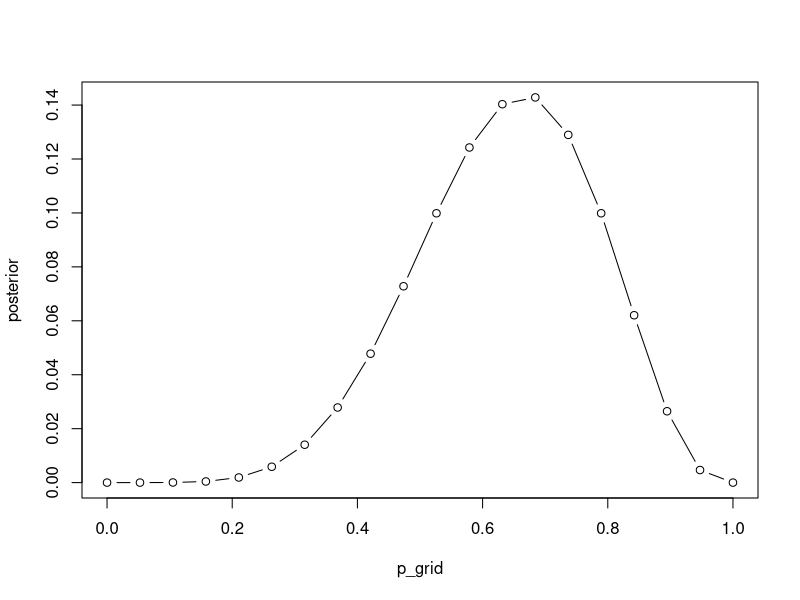
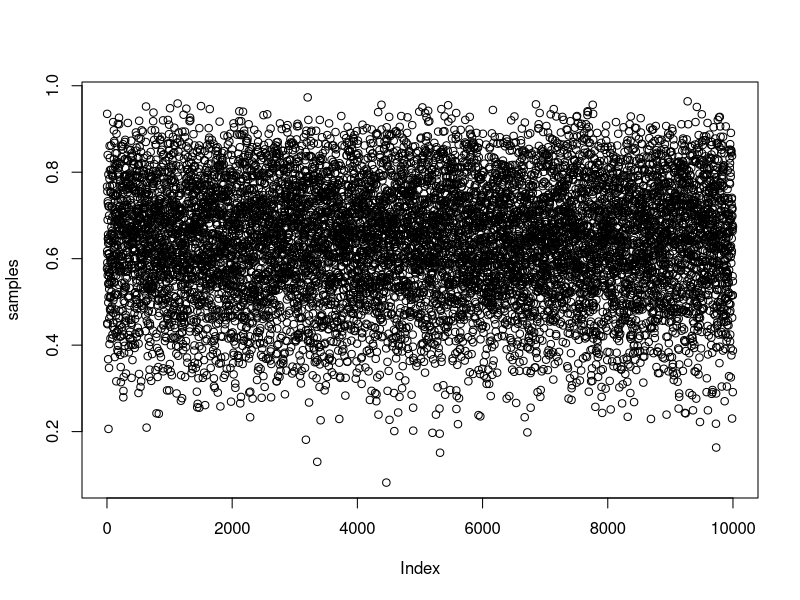
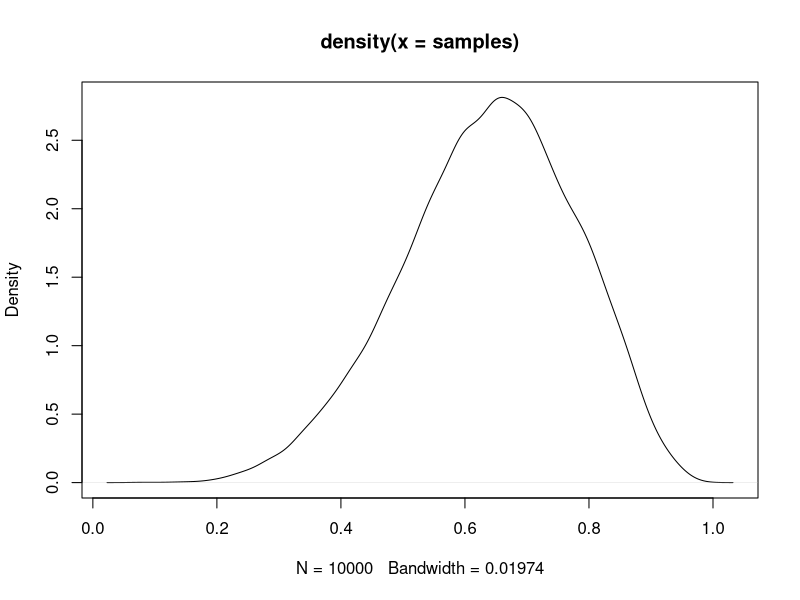

R code for these plots, in order:
## Week 8
## PSYC 5316
## intro to Bayesian modeling

# grid approximation
p_grid = seq(from=0, to=1, length.out=20)
prior = rep(1, 20)
likelihood = dbinom(x=6, size=9, prob=p_grid)
posterior = likelihood * prior
posterior = posterior/sum(posterior)

# plot the posterior
plot(p_grid, posterior, type="b")
 
# different priors to try
prior = ifelse(p_grid < 0.5, 0, 1)
prior = exp(-5*abs(p_grid - 0.5))

# sampling from posterior

# grid approximation of posterior using 1000 grid points
p_grid = seq(from=0, to=1, length.out=1000)
prior = rep(1, 1000)
likelihood = dbinom(x=6, size=9, prob=p_grid)
posterior = likelihood * prior
posterior = posterior/sum(posterior)

# 10,000 samples from posterior
samples = sample(p_grid, prob=posterior, size=10000, replace=TRUE)
plot(samples)
plot(density(samples))


# computations with samples

sum(samples<0.5)/10000
sum(samples>0.5 & samples<0.75)/10000
quantile(samples,0.8)
quantile(samples,c(0.1,0.9))
mean(samples)
median(samples)